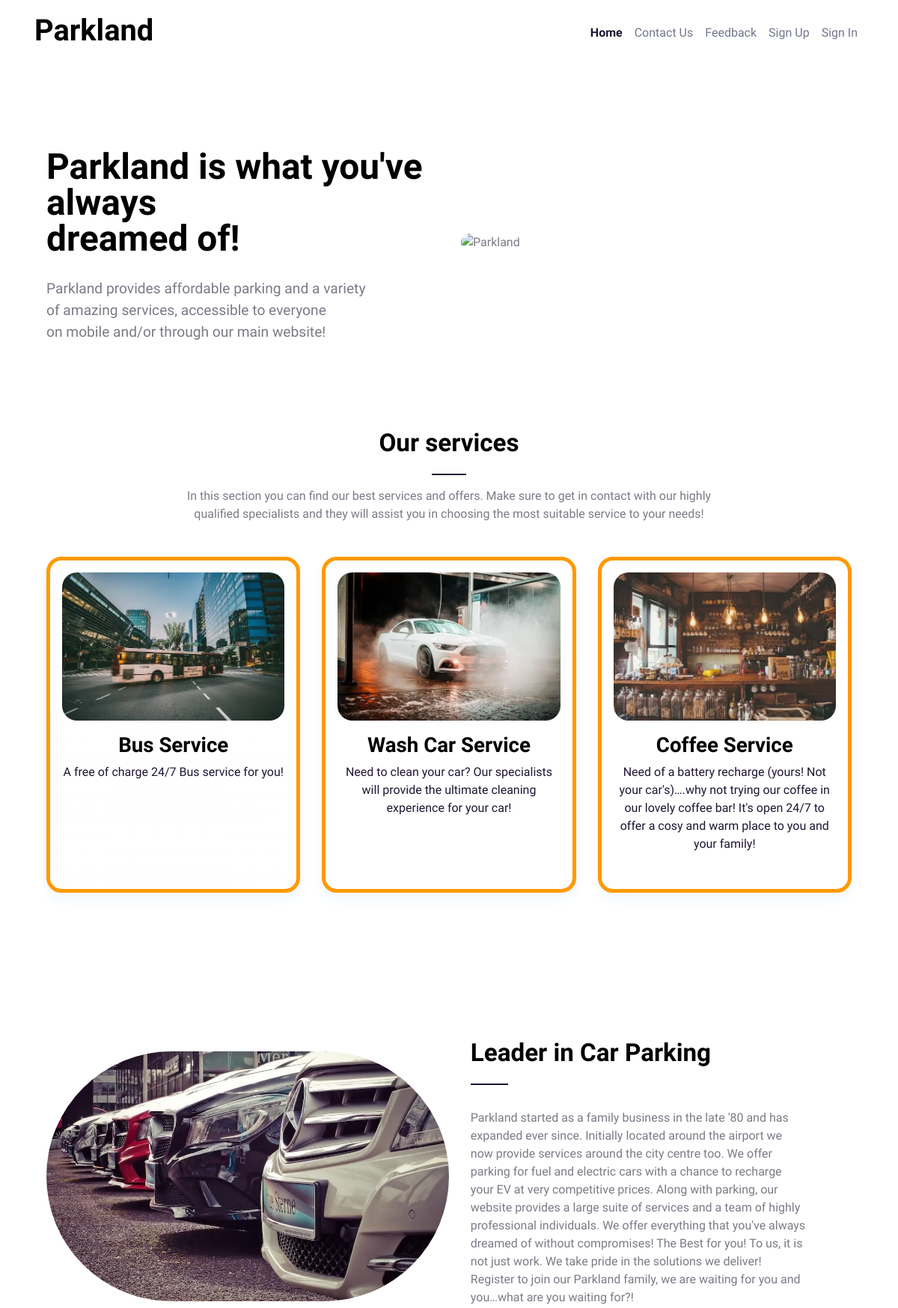
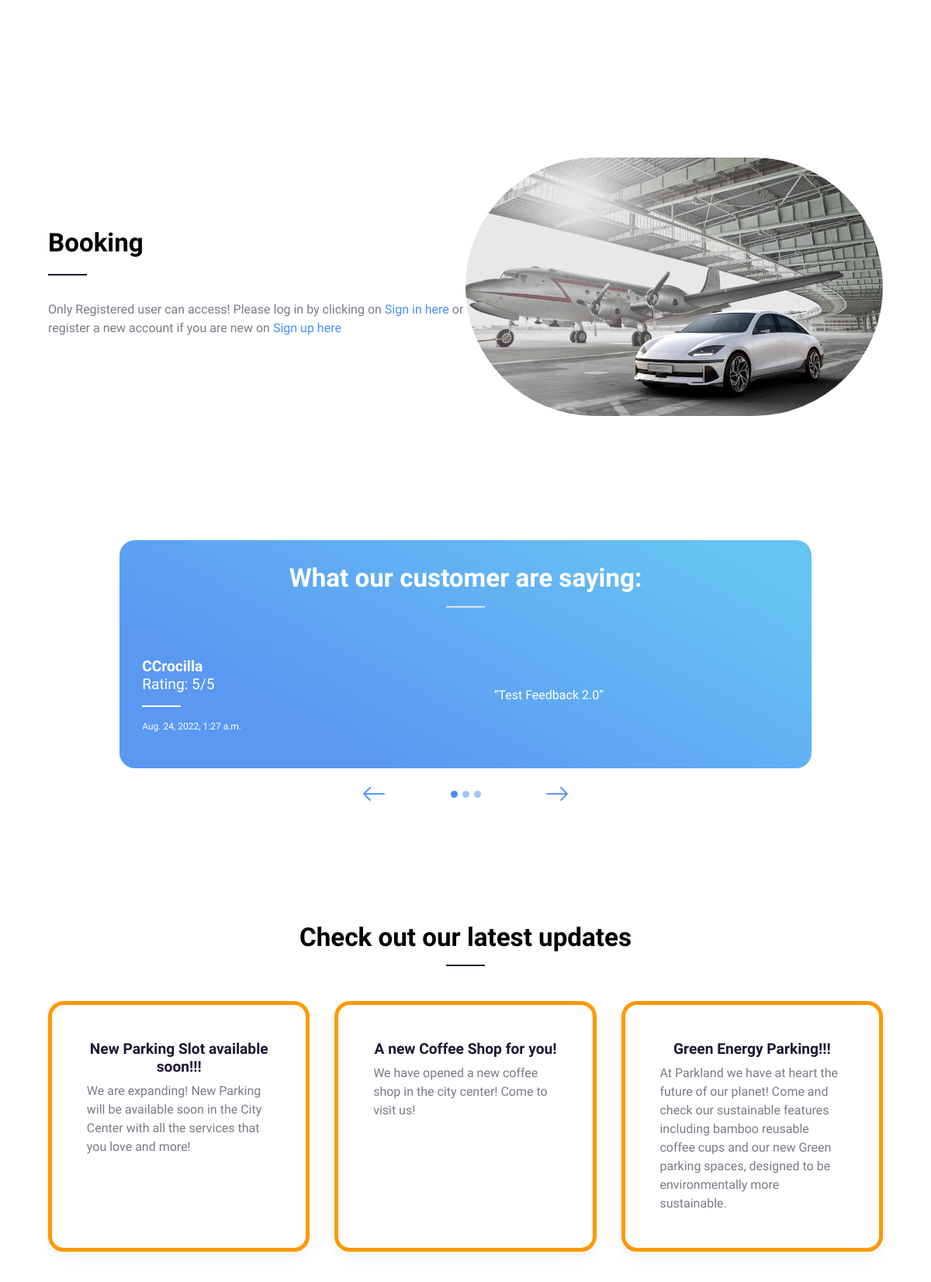
The page / (upper part) on the database its author committed (2 pictures, top to bottom).
### car_park/models.py (models this page shows, shortened)
class Feedback(models.Model):
    created_by = models.ForeignKey(
        User,
        null=True,
        blank=True,
        on_delete=models.CASCADE,
        related_name="feedbacks",
        default=User
        )
    created_date = models.DateTimeField(auto_now_add=True)
    booking = models.ForeignKey(
        Booking,
        null=True,
        on_delete=models.CASCADE,
        related_name="feedbacks"
        )
    title = models.CharField(max_length=100)
    rating_stars = models.IntegerField(null=True, blank=False)
    comment = models.TextField(max_length=650, blank=False, null=False)
    class Meta:
        ordering = ['created_date']

### car_park/views.py (the view)
# urls.py: path('', HomeView.as_view(), name='homepage'),
class HomeView(ListView):
    model = Feedback
    queryset = Feedback.objects.filter().order_by('-created_date')[:3]
    template_name = 'index.html'

### templates/index.html (shortened to what this page needs)
{% extends 'base.html' %}
{% load static %}
{% block extra_nav %}
<li class="nav-item">
    <a class="nav-link" href="#feedback">Feedback</a>
</li>
{% endblock %}
{% block content %}
<section class="py-0">
    <div class="container position-relative">
        <div class="row align-items-center">
            <div class="col-12 col-lg-6 order-md-0 order-lg-1 pt-7">
                <img class="img-fluid rounded-pill" src="{% static 'images/parkland.webp '%}" alt="Parkland" width="700"
                    height="500" />
            </div>
            <div class="col-md-12 col-lg-6 text-center text-md-start pt-5 pt-md-5 pt-lg-8">
                <h2 class="mb-4 display-3 fw-bold">Parkland is what you've always
                    <br class="d-block d-lg-none d-xl-block" /> dreamed of!
                </h2>
                <p class="mt-3 mb-4 fs-1">Parkland provides affordable parking and a variety
                    <br class="d-none d-lg-block" />of amazing services, accessible to everyone
                    <br class="d-none d-lg-block" />on mobile and/or through our main website!
                </p>
            </div>
        </div>
    </div>
</section>
<section class="py-4 py-md-6 py-lg-7">
    <div id="services" class="container-lg">
        <div class="row flex-center">
            <div class="col-auto text-center">
                <h2 class="fw-bold lh-base">Our services</h2>
                <hr class="w-25 mx-auto text-dark" style="height:2px;" />
            </div>
        </div>
        <div class="row justify-content-center">
            <div class="col-sm-9 col-xl-8 text-center">
                <p>In this section you can find our best services and offers. Make sure to get in contact with our
                    highly qualified specialists and they will assist you in choosing the most suitable service to your
                    needs!
                </p>
            </div>
        </div>
        <div class="row justify-content-center h-100 pt-4 g-4">
            <div id="bus-services" class="col-12 col-md-6 col-lg-4">
                <div class="card h-100 w-100 shadow rounded-3 p-3 border border-5 border-warning bg-gradient">
                    <div class="text-center text-md-start">
                        <div class="">
                            <img class="img-fluid rounded-3" src="{% static 'images/airport-bus.webp' %}" width="500"
                                height="90" alt="Bus Service Image" />
                        </div>
                        <div class="py-3">
                            <h3 class="fw-bold card-title text-center">Bus Service</h3>
                            <p class="text-dark text-center">A free of charge 24/7 Bus service for you!</p>
                        </div>
                    </div>
                </div>
            </div>
            <div id="wash-services" class="col-12 col-md-6 col-lg-4">
                <div class="card h-100 w-100 shadow rounded-3 p-3 border border-5 border-warning">
                    <div class="text-center text-md-start">
                        <div class="">
                            <img class="img-fluid rounded-3" src="{% static 'images/car-wash.webp' %}" width="500"
                                height="90" alt="Wash Car Image" />
                        </div>
                        <div class="py-3">
                            <h3 class="fw-bold card-title text-center">Wash Car Service</h3>
                            <p class="text-dark text-center">Need to clean your car? Our specialists will provide the
                                ultimate cleaning experience for your car!
                            </p>
                        </div>
                    </div>
                </div>
            </div>
            <div id="coffee-services" class="col-12 col-md-6 col-lg-4">
                <div class="card h-100 w-100 shadow rounded-3 p-3 border border-5 border-warning">
                    <div class="text-center text-md-start">
                        <div class="">
                            <img class="img-fluid rounded-3" src="{% static 'images/coffee.webp' %}" width="500"
                                height="90" alt="Coffee Service Image" />
                        </div>
                        <div class="py-3">
                            <h3 class="fw-bold card-title text-center">Coffee Service</h3>
                            <p class="text-dark text-center">Need of a battery recharge (yours! Not your car's)….why not
                                trying our coffee in our lovely coffee bar! It's open 24/7 to offer a cosy and warm
                                place to you and your family!
                            </p>
                        </div>
                    </div>
                </div>
            </div>
        </div>
    </div>
</section>
<section class="py-4 py-md-6 py-lg-7" id="about">
    <div class="container">
        <div class="row g-xl-0 align-items-center">
            <div class="col-md-6"><img class="img-fluid mb-5 mb-md-0 rounded-pill" src="{% static 'images/cars.webp' %}"
                    width="600" height="400" alt="Cars" /></div>
            <div class="col-md-6 col-xl-5 m-xl-4 text-center text-md-start">
                <h2 class="fw-bold lh-base">Leader in Car Parking</h2>
                <hr class="text-dark mx-auto mx-md-0" style="height:2px;width:50px" />
                <p class="pt-3">Parkland started as a family business in the late '80 and has expanded ever since.
                    Initially located around the airport we now provide services around the city centre too. We offer
                    parking for fuel and electric cars with a chance to recharge your EV at very competitive prices.
                    Along with parking, our website provides a large suite of services and a team of highly professional
                    individuals. We offer everything that you've always dreamed of without compromises! The Best for
                    you! To us, it is not just work. We take pride in the solutions we deliver! Register to join our
                    Parkland family, we are waiting for you and you…what are you waiting for?!
                </p>
            </div>
        </div>
    </div>
</section>
<section class="py-4 py-md-6 py-lg-7">
    <div class="container">
        <div class="row g-xl-0 align-items-center">
            <div class="col-md-6 order-md-1 text-md-end">
                <img class="img-fluid mb-5 mb-md-0 rounded-pill" src="{% static 'images/booking-home.webp' %}"
                    width="600" height="400" alt="Image Booking Section" />
            </div>
            <div class="col-md-6 text-center text-md-start order-md-0">
                {% if user.is_authenticated %}
                <h2 class="fw-bold lh-base">Booking</h2>
                <hr class="text-dark mx-auto mx-md-0" style="height:2px;width:50px" />
                <p class="pt-3">The best booking service just for you! </p>
                <div class="py-3">
                    <a class="btn btn-lg btn-minwidth btn-outline-warning rounded-pill" href="{% url 'searchparking' %}"
                        aria-label="Booking">Booking!</a>
                </div>
                {% else %}
                <h2 class="fw-bold lh-base">Booking</h2>
                <hr class="text-dark mx-auto mx-md-0" style="height:2px;width:50px" />
                <p class="pt-3">Only Registered user can access! Please log in by clicking on
                    <a href="{% url 'account_login' %}">Sign in here</a> or register a new account if you are new on
                    <a href="{% url 'account_signup' %}">Sign up here</a>
                </p>
                {% endif %}
            </div>
        </div>
    </div>
</section>
<section class="py-4 py-md-6 py-lg-7" id="feedback">
    <div class="container">
        <div class="carousel slide" id="carouselExampleDark" data-bs-ride="carousel">
            <div class="carousel-inner">
                {% for feedback in feedback_list %}
                <div class="carousel-item {% if forloop.counter == 1 %}active{% endif %}" data-bs-interval="10000">
                    <div class="row h-100">
                        <div class="col-10 offset-1">
                            <div class="card text-white bg-primary-gradient rounded-3">
                                <div class="card-body p-4 p-md-4">
                                    <h2 class="fw-bold text-white text-center">What our customer are saying:</h2>
                                    <hr class="mx-auto" style="height:2px;width:50px" />
                                    <div class="d-md-flex align-items-md-center mt-5 text-center text-md-start">
                                        <div class="w-md-25 my-3">
                                            <h5 class="fw-bold text-white mb-0">
                                                {{ feedback.created_by }}
                                            </h5>
                                            <h5 class="fw-medium text-white mb-0">Rating:
                                                {{ feedback.rating_stars }}/5
                                            </h5>
                                            <hr class="text-white mx-auto mx-md-0" style="height:2px;width:50px" />
                                            <p class="fw-normal mb-0 small">{{ feedback.created_date }}</p>
                                        </div>
                                        <div class="w-md-100 text-center">
                                            <p class="card-text ms-md-5">“{{ feedback.comment }}”
                                            </p>
                                        </div>
                                    </div>
                                </div>
                            </div>
                        </div>
                    </div>
                </div>
                {% endfor %}
            </div>
            <div class="row mt-4 flex-center">
                <div class="col-4 col-sm-5 text-end position-relative z-index-2">
                    <a class="carousel-control-prev carousel-icon z-index-2" href="#carouselExampleDark" role="button"
                        data-bs-slide="prev">
                        <span class="carousel-control-prev-icon" aria-hidden="true"></span>
                    </a>
                </div>
                <div class="col-auto position-relative z-index-2">
                    <ol class="carousel-indicators">
                        <li class="active" data-bs-target="#carouselExampleDark" data-bs-slide-to="0"></li>
                        <li data-bs-target="#carouselExampleDark" data-bs-slide-to="1"></li>
                        <li data-bs-target="#carouselExampleDark" data-bs-slide-to="2"></li>
                    </ol>
                </div>
                <div class="col-4 col-sm-5 position-relative z-index-2">
                    <a class="carousel-control-next carousel-icon z-index-2" href="#carouselExampleDark" role="button"
                        data-bs-slide="next">
                        <span class="carousel-control-next-icon" aria-hidden="true"></span>
                    </a>
                </div>
            </div>
        </div>
    </div>
</section>
<section class="py-4 py-md-6 py-lg-7">
    <div class="container-lg">
        <div class="row flex-center">
            <div class="col-auto text-center">
                <h2 class="fw-bold">Check out our latest updates</h2>
                <hr class="mx-auto text-dark" style="height:2px;width:50px" />
            </div>
        </div>
        <div class="row h-100 justify-content-center">
            <div class="col-12 col-md-6 col-lg-4 mt-4">
                <div class="card h-100 w-100 shadow rounded-3 p-3 border border-5 border-warning">
                    <div class="card-body p-4 text-center text-md-start">
                        <h5 class="fw-bold text-dark text-center">New Parking Slot available soon!!!</h5>
                        <p class="card-text">We are expanding! New Parking will be available soon in the City Center
                            with all the services that you love and more!
                        </p>
                    </div>
                </div>
            </div>
            <div class="col-12 col-md-6 col-lg-4 mt-4">
                <div class="card h-100 w-100 shadow rounded-3 p-3 border border-5 border-warning">
                    <div class="card-body p-4 text-center text-md-start">
                        <h5 class="fw-bold text-dark text-center">A new Coffee Shop for you! </h5>
                        <p class="card-text">We have opened a new coffee shop in the city center! Come to visit us!
                        </p>
                    </div>
                </div>
            </div>
            <div class="col-12 col-md-6 col-lg-4 mt-4">
                <div class="card h-100 w-100 shadow rounded-3 p-3 border border-5 border-warning">
                    <div class="card-body p-4 text-center text-md-start">
                        <h5 class="fw-bold text-dark text-center">Green Energy Parking!!!</h5>
                        <p class="card-text">At Parkland we have at heart the future of our planet! Come and check our
                            sustainable features including bamboo reusable coffee cups and our new Green parking spaces,
                            designed to be environmentally more sustainable.
                        </p>
                    </div>
                </div>
            </div>
        </div>
    </div>
</section>
{% endblock %}

### static/css/custom-style.css (style rules this page uses)
section { padding: 60px 0; overflow: hidden; }
::placeholder { color: #5B5A5E; opacity: 1; }
.menu-all>ul>li>a { border-bottom: 2px solid transparent; }

### rows shown on the page
Feedback: created_by "CCrocilla", rating_stars "5", created_date "Aug. 24, 2022, 1:27 a.m.", comment "Test Feedback 2.0"
